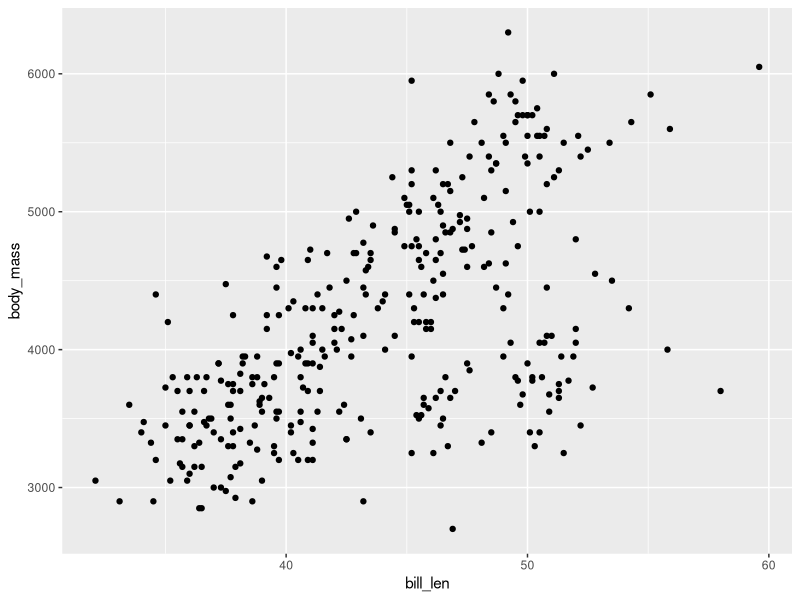

Source code (R):

# ============================================================================== #
# 1. PROJECT SETUP: WHAT renv CREATES ----
# ============================================================================== #

# When renv is initialized via renv::init(), it creates project files such as:
#
# .Rprofile
# project.Rproj
# renv.lock
# renv/
#   activate.R
#   settings.json
#
# The renv/library/ contains packages installed locally for the project
# It should not be committed to GitHub (i.e. you can include it in .gitignore)

# Run renv::init just once in the console when first setting up the project

# ============================================================================== #
# 2. WHAT BELONGS IN YOUR SCRIPT ----
# ============================================================================== #

# Notice that our script does not run renv::init(), renv::restore(),
# renv::snapshot(), or install.packages() as code

# If we still want to tell a collaborator to use renv::restore() prior to running 
# the script, we can just include it in a comment (and not as a line of code)

data <- tibble::tibble(
  site = c("A", "B", "C"),
  value = c(4, 7, 5)
)

summary_data <- data |>
  dplyr::summarise(
    mean_value = mean(value)
  )

print(summary_data)

# ============================================================================== #
# 3. WHAT A COLLABORATOR DOES AFTER CLONING / PULLING ----
# ============================================================================== #

# A collaborator:
#   1. Clones or pulls the repository from GitHub
#   2. Opens the .Rproj file
#   3. Restores the package environment from renv.lock with renv::restore()


# --------------------------------------------------------------------------- #
## New code and package added by collaborator:
ggplot2::ggplot(data = penguins) + 
  ggplot2::geom_point(mapping = ggplot2::aes(x = bill_len, y = body_mass))
# --------------------------------------------------------------------------- #


# Optional check in the console before running renv::restore():
# renv::status()

# restore() reads renv.lock and installs the recorded package versions
# into the collaborator's local project library.

# After restoring, restart R and run the analysis.

# ============================================================================== #
# 4. ADDING PACKAGES AND RECORDING THE ENVIRONMENT ----
# ============================================================================== #

# During your edits to the script, let's say you want to incorporate a new package:
# the `janitor` package used for data cleaning

# Run renv::install("janitor") in the console

# After adding packages, run:
# renv::snapshot()

# renv::snapshot() records the package versions in renv.lock

# You can then check that they've been recorded to renv.lock by looking directly
# in the lockfile or by running renv::status()

# ============================================================================== #
# 5. TROUBLESHOOTING A FAILED renv::restore() ----
# ============================================================================== #

# renv reproduces R package versions, but it does not fully reproduce:
#   - the R version
#   - the operating system
#   - compilers
#   - system libraries

# so there can sometimes be incompatibilities that we have to troubleshoot...

# If renv::restore() fails:
#
#   1. Check the first package error
#   2. Check the R version
#   3. Check for package/system dependency problems
#   4. Don't immediately run renv::snapshot() (this will change the lockfile)

# Useful Console checks:
# R.version.string -- shows your R version
# renv::status() -- tells you about issues & inconsistencies in the project

# ============================================================================== #
# 6. Takeaways ---- 
# ============================================================================== #

# Project creator - just once (this was likely already done by your group postdoc or TA)
# renv::init()

# After intentionally changing package dependencies:
# renv::snapshot()

# Collaborator -- after cloning or pulling a changed renv.lock file:
# renv::restore()

# Anyone -- check the current state:
# renv::status()

# Final note: only run renv functions at the project level in your console, and not 
# as executable code in a cleaning / analysis script
